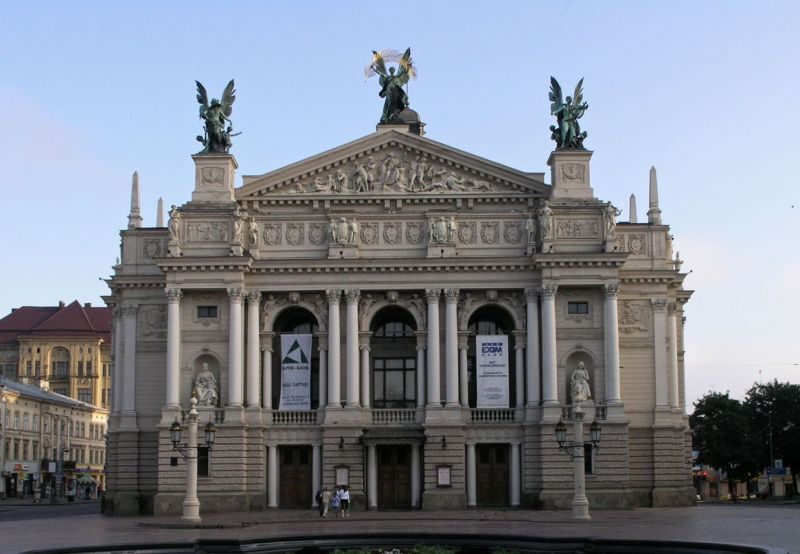
#> input picture lab2/img/opera1.jpeg, 800 x 554 px; its folder holds 4 pictures in this run
$ jupyter execute lab2_cv.ipynb
#> lines starting #> are read from the running program, lines starting #| are printed output that depends on the picture
[cell 1]
import cv2
import numpy as np
from matplotlib import pyplot as plt

[cell 2]
def display_images(img1, img2):
  _, ax = plt.subplots(1, 2, figsize=(20, 10))
  ax[0].imshow(img1, cmap='gray')
  ax[1].imshow(img2, cmap='gray')

[cell 3]
def display_matched_image(img):
  plt.figure(figsize=(20,40))
  plt.imshow(img)

[cell 4]
def detect_orb(img1, img2):
  orb = cv2.ORB_create()

  return (orb.detectAndCompute(img1, None), orb.detectAndCompute(img2, None))

[cell 5]
def get_top_sorted_matches(matches, n_top):
  return sorted(matches, key = lambda x : x.distance)[:n_top]

[cell 6]
def brute_force_matcher(des1, des2):
  bf = cv2.BFMatcher(cv2.NORM_L1, crossCheck=True)

  matches = bf.match(des1, des2)
  return get_top_sorted_matches(matches, 20)

[cell 7]
def custom_matcher(des1, des2):
  matches = []
  for i, k1 in enumerate(des1):
    for j, k2 in enumerate(des2):
        matches.append(cv2.DMatch(_distance=np.linalg.norm((k1 - k2), ord=1), _imgIdx=0, _queryIdx=i,_trainIdx=j))

  return get_top_sorted_matches(matches, 20)

[cell 8]
def display_matches(img1, kp1, img2, kp2, matches1, matches2):
  matched_img1 = cv2.drawMatches(img1, kp1, img2, kp2, matches1, None,
                                flags=cv2.DrawMatchesFlags_NOT_DRAW_SINGLE_POINTS)

  matched_img2 = cv2.drawMatches(img1, kp1, img2, kp2, matches2, None,
                                flags=cv2.DrawMatchesFlags_NOT_DRAW_SINGLE_POINTS)

  display_matched_image(matched_img1)
  display_matched_image(matched_img2)

[cell 9]
def feature_matching(path1, path2):
#> called with path1 = 'opera1.jpeg', path2 = 'opera2.jpeg'
  img1 = cv2.imread(f'./img/{path1}')
#> img1 is the input picture: shape (554, 800, 3); mean B, G, R 144.4, 133.3, 127.8
  img2 = cv2.imread(f'./img/{path2}')
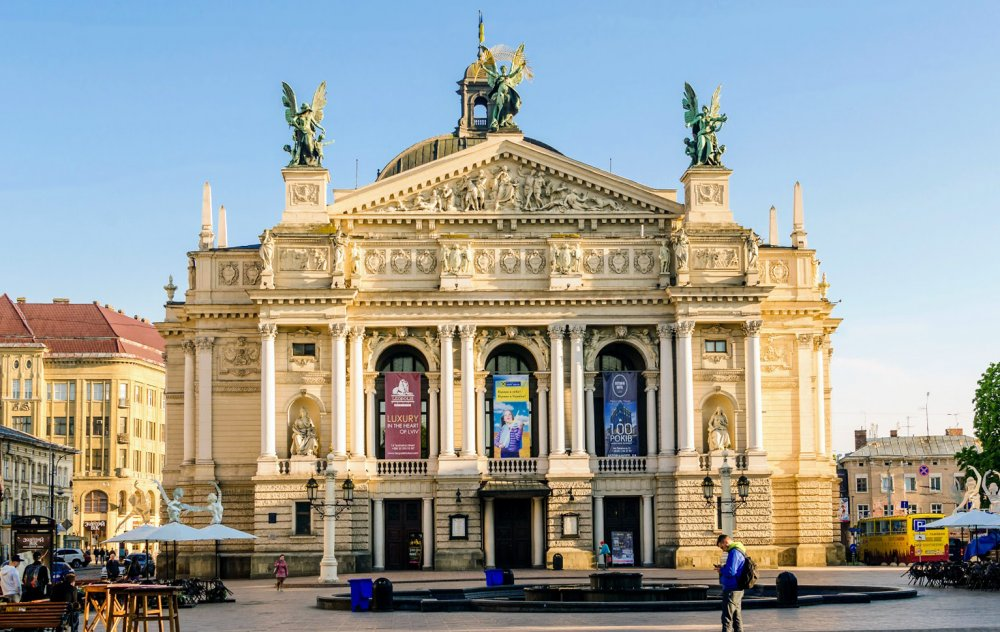
#> input picture lab2/img/opera2.jpeg, 1000 x 632 px
#> img2 is the input picture: shape (632, 1000, 3); mean B, G, R 152.6, 158.2, 155.7

  img1_gray = cv2.cvtColor(img1, cv2.COLOR_BGR2GRAY)
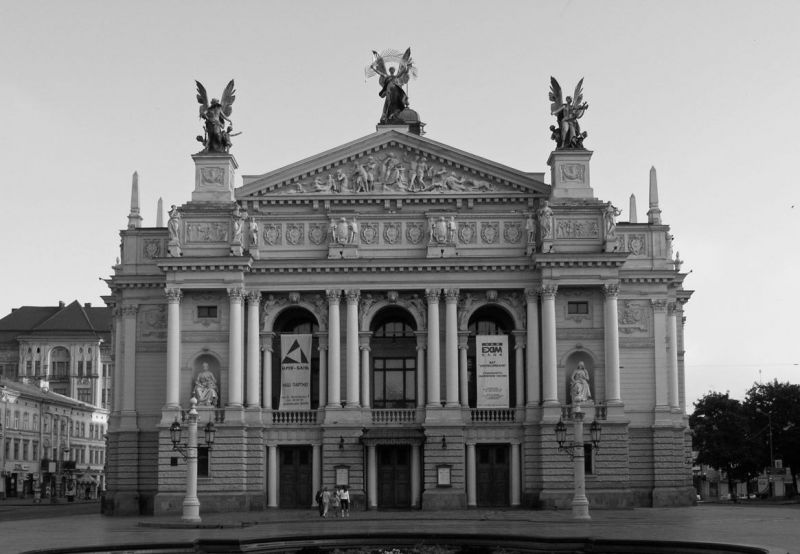
#> img1_gray: shape (554, 800); min 0, max 251, mean 132.9
  img2_gray = cv2.cvtColor(img2, cv2.COLOR_BGR2GRAY)
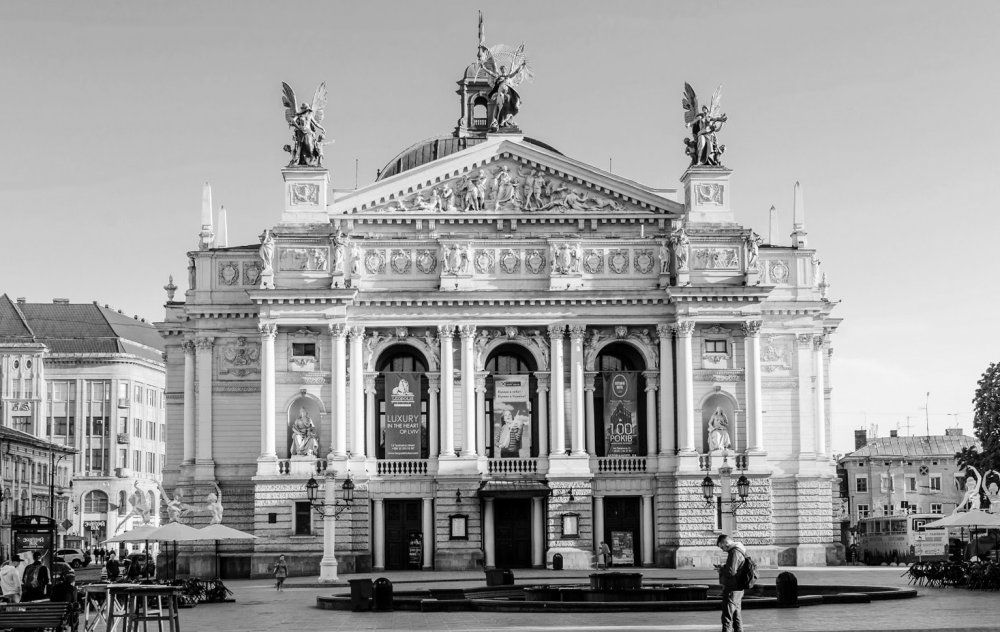
#> img2_gray: shape (632, 1000); min 0, max 255, mean 156.8

  display_images(img1_gray, img2_gray)

  orb = cv2.ORB_create()
  (kp1, des1), (kp2, des2) = detect_orb(img1_gray, img2_gray)
#> kp1 = 500 keypoints; strongest (x, y, size): (556, 127, 31), (203, 138, 31), (553, 126, 37.2), (382, 97, 31); kp2 = 500 keypoints; strongest (x, y, size): (712, 155, 31), (457, 327, 31), (902, 506, 31), (470, 209, 31)

  best_bf_matches = brute_force_matcher(des1, des2)
#> in brute_force_matcher, `matches = bf.match(des1, des2)`: matches = 146 matches
#> best_bf_matches = 20 matches
  best_custom_matches = custom_matcher(des1, des2)
#> after the loop in custom_matcher, `for i, k1 in enumerate(des1):`: matches = 250000 matches
#> best_custom_matches = 20 matches

  display_matches(img1_gray, kp1, img2_gray, kp2, best_bf_matches, best_custom_matches)
#> in display_matches, `matched_img1 = cv2.drawMatches(img1, kp1, img2, kp2, matches1, None, f..`:
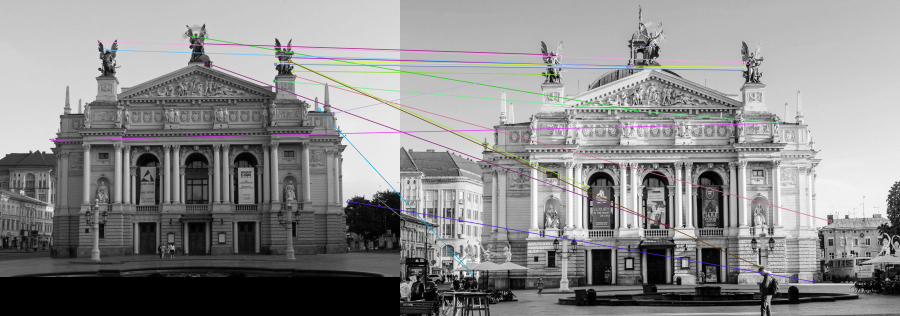
#> matched_img1: shape (632, 1800, 3) (shown at 1/2 size); mean of channels 0, 1, 2 138.5, 138.1, 138.4; drawn as B, G, R
#> in display_matches, `matched_img2 = cv2.drawMatches(img1, kp1, img2, kp2, matches2, None, f..`:
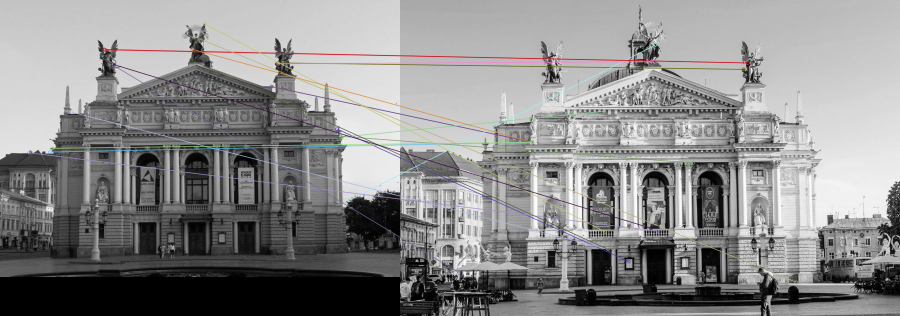
#> matched_img2: shape (632, 1800, 3) (shown at 1/2 size); mean of channels 0, 1, 2 138.3, 138.3, 138.7; drawn as B, G, R

[cell 10]
IMAGES = [('opera1.jpeg', 'opera2.jpeg'), ('kyiv1.png', 'kyiv2.png')]

[cell 11]
for i in IMAGES:
  feature_matching(i[0], i[1])
#> pass 2 of the loop `for i in IMAGES:`:
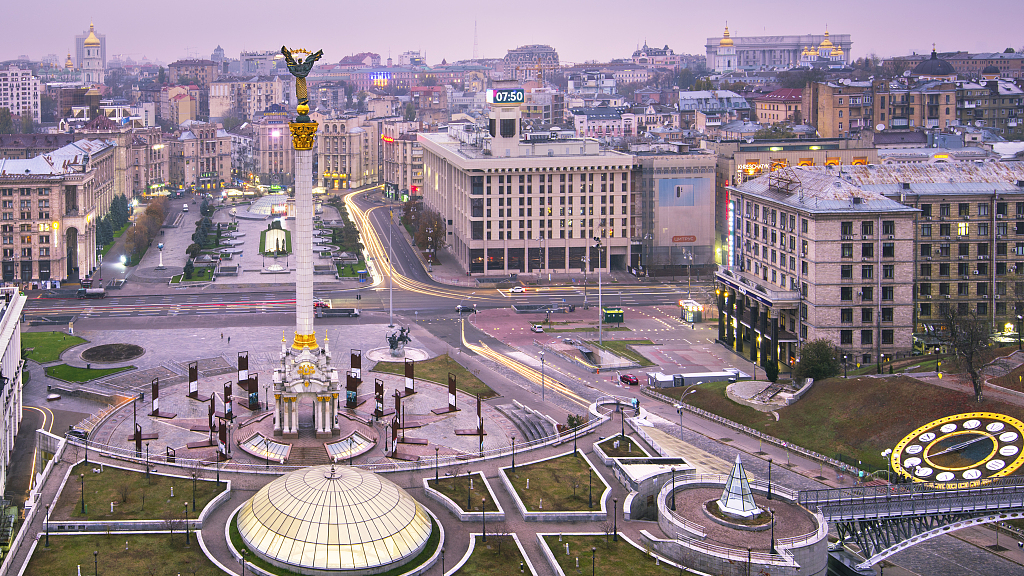
#> input picture lab2/img/kyiv1.png, 1024 x 576 px
#> in feature_matching, img1 is the input picture: shape (576, 1024, 3); mean B, G, R 140.8, 129.8, 145.6
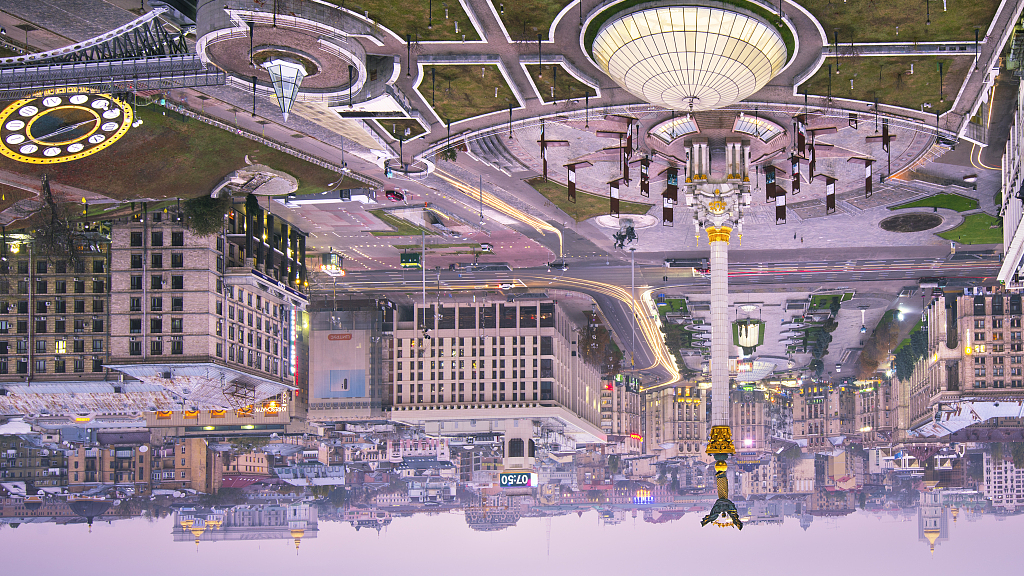
#> input picture lab2/img/kyiv2.png, 1024 x 576 px
#> in feature_matching, img2 is the input picture: shape (576, 1024, 3); mean B, G, R 140.8, 129.8, 145.6
#> img1_gray: shape (576, 1024)
#> img2_gray: shape (576, 1024)
#> kp1 = 500 keypoints; strongest (x, y, size): (498, 99, 31), (916, 473, 31), (619, 460, 31), (920, 438, 31); kp2 = 500 keypoints; strongest (x, y, size): (525, 476, 31), (107, 102, 31), (404, 115, 31), (103, 137, 31)
#> in brute_force_matcher (call 2), `matches = bf.match(des1, des2)`: matches = 500 matches
#> matched_img1: shape (576, 2048, 3)
#> in display_matches (call 2), `matched_img2 = cv2.drawMatches(img1, kp1, img2, kp2, matches2, None, f..`:
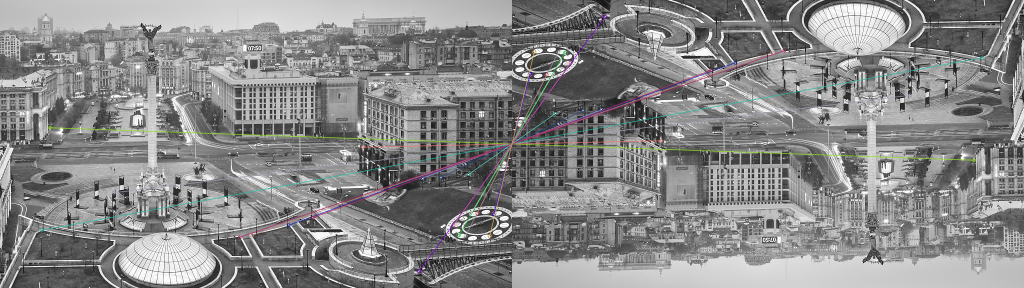
#> matched_img2: shape (576, 2048, 3) (shown at 1/2 size); mean of channels 0, 1, 2 136, 136.1, 136.1; drawn as B, G, R
